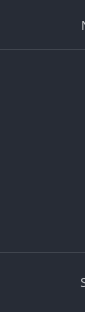
           <widget class="QFrame" name="toggle_frame_left">
            <property name="minimumSize">
             <size>
              <width>85</width>
              <height>0</height>
             </size>
            </property>
            <property name="maximumSize">
             <size>
              <width>85</width>
              <height>16777215</height>
             </size>
            </property>
            <property name="styleSheet">
             <string notr="true">background-color: #272C36;
border-radius:0px;
border-bottom-left-radius:10px;
</string>
            </property>
            <property name="frameShape">
             <enum>QFrame::StyledPanel</enum>
            </property>
            <property name="frameShadow">
             <enum>QFrame::Raised</enum>
            </property>
            <layout class="QVBoxLayout" name="verticalLayout_3">
             <property name="spacing">
              <number>5</number>
             </property>
             <property name="leftMargin">
              <number>0</number>
             </property>
             <property name="topMargin">
              <number>0</number>
             </property>
             <property name="rightMargin">
              <number>0</number>
             </property>
             <property name="bottomMargin">
              <number>0</number>
             </property>
             <item>
              <widget class="QFrame" name="frame_status">
               <property name="minimumSize">
                <size>
                 <width>0</width>
                 <height>50</height>
                </size>
               </property>
               <property name="maximumSize">
                <size>
                 <width>16777215</width>
                 <height>50</height>
                </size>
               </property>
               <property name="cursor">
                <cursorShape>PointingHandCursor</cursorShape>
               </property>
               <property name="styleSheet">
                <string notr="true">QFrame{
	border-radius: 0px;
	border-bottom: 1px solid rgba(255, 255, 255, 30);
}
QFrame:hover{
	background-color: rgb(55, 62, 76);
	border:2px solid rgba(0, 159, 238, 140);
	border-radius:5px;
}</string>
               </property>
               <property name="frameShape">
                <enum>QFrame::StyledPanel</enum>
               </property>
               <property name="frameShadow">
                <enum>QFrame::Raised</enum>
               </property>
               <widget class="QPushButton" name="button_new_chat">
                <property name="geometry">
                 <rect>
                  <x>5</x>
                  <y>0</y>
                  <width>231</width>
                  <height>50</height>
                 </rect>
                </property>
                <property name="minimumSize">
                 <size>
                  <width>70</width>
                  <height>50</height>
                 </size>
                </property>
                <property name="maximumSize">
                 <size>
                  <width>16777215</width>
                  <height>50</height>
                 </size>
                </property>
                <property name="font">
                 <font>
                  <family>Noto Sans</family>
                  <pointsize>10</pointsize>
                 </font>
                </property>
                <property name="cursor">
                 <cursorShape>PointingHandCursor</cursorShape>
                </property>
                <property name="layoutDirection">
                 <enum>Qt::LeftToRight</enum>
                </property>
                <property name="styleSheet">
                 <string notr="true">background:none;
border:none;
color: rgba(255, 255, 255, 180);</string>
                </property>
                <property name="text">
                 <string>     New Chat           </string>
                </property>
                <property name="icon">
                 <iconset>
                  <normaloff>Reqs/new_chat.png</normaloff>Reqs/new_chat.png</iconset>
                </property>
                <property name="iconSize">
                 <size>
                  <width>35</width>
                  <height>35</height>
                 </size>
                </property>
               </widget>
              </widget>
             </item>
             <item>
              <widget class="QFrame" name="frame_driver_protection_2">
               <property name="frameShape">
                <enum>QFrame::StyledPanel</enum>
               </property>
               <property name="frameShadow">
                <enum>QFrame::Raised</enum>
               </property>
               <layout class="QVBoxLayout" name="verticalLayout_10">
                <property name="spacing">
                 <number>0</number>
                </property>
                <property name="leftMargin">
                 <number>0</number>
                </property>
                <property name="topMargin">
                 <number>0</number>
                </property>
                <property name="rightMargin">
                 <number>0</number>
                </property>
                <property name="bottomMargin">
                 <number>0</number>
                </property>
                <item>
                 <widget class="QListWidget" name="listWidget"/>
                </item>
               </layout>
              </widget>
             </item>
             <item>
              <widget class="QFrame" name="frame_settings">
               <property name="minimumSize">
                <size>
                 <width>0</width>
                 <height>60</height>
                </size>
               </property>
               <property name="maximumSize">
                <size>
                 <width>16777215</width>
                 <height>60</height>
                </size>
               </property>
               <property name="cursor">
                <cursorShape>PointingHandCursor</cursorShape>
               </property>
               <property name="styleSheet">
                <string notr="true">QFrame{
	border-radius: 0px;
	border-top: 1px solid rgba(255, 255, 255, 30);
}
QFrame:hover{
	background-color: rgb(55, 62, 76);
	border:2px solid rgba(0, 159, 238, 140);
	border-radius:0px;
	border-bottom-left-radius:10px;
}</string>
               </property>
               <property name="frameShape">
                <enum>QFrame::StyledPanel</enum>
               </property>
               <property name="frameShadow">
                <enum>QFrame::Raised</enum>
               </property>
               <widget class="QPushButton" name="button_settings">
                <property name="geometry">
                 <rect>
                  <x>-2</x>
                  <y>0</y>
                  <width>221</width>
                  <height>60</height>
                 </rect>
                </property>
                <property name="minimumSize">
                 <size>
                  <width>0</width>
                  <height>60</height>
                 </size>
                </property>
                <property name="maximumSize">
                 <size>
                  <width>250</width>
                  <height>250</height>
                 </size>
                </property>
                <property name="font">
                 <font>
                  <family>Noto Sans</family>
                  <pointsize>10</pointsize>
                 </font>
                </property>
                <property name="cursor">
                 <cursorShape>PointingHandCursor</cursorShape>
                </property>
                <property name="styleSheet">
                 <string notr="true">background:none;
border:none;
color: rgba(255, 255, 255, 180);</string>
                </property>
                <property name="text">
                 <string>      Settings        </string>
                </property>
                <property name="icon">
                 <iconset>
                  <normaloff>Reqs/settings-50 copy.png</normaloff>Reqs/settings-50 copy.png</iconset>
                </property>
                <property name="iconSize">
                 <size>
                  <width>35</width>
                  <height>35</height>
                 </size>
                </property>
               </widget>
              </widget>
             </item>
            </layout>
           </widget>
